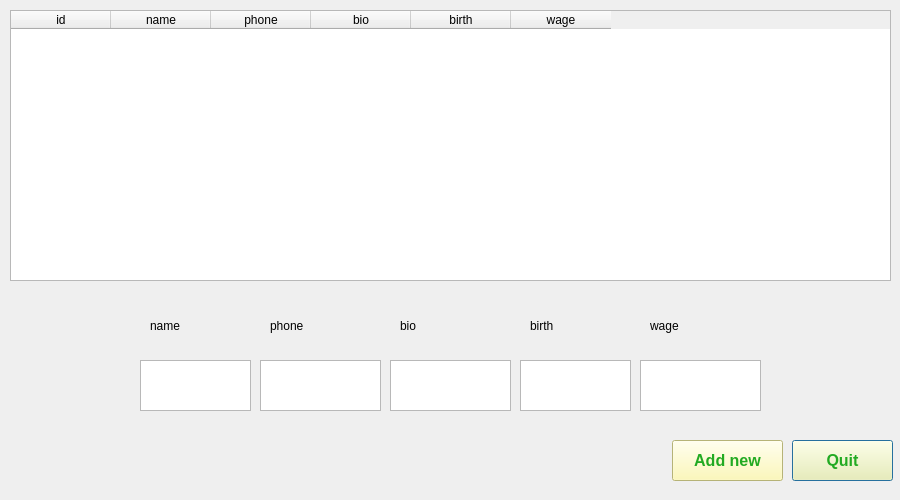
<?xml version="1.0" encoding="UTF-8"?>
<ui version="4.0">
 <class>Dialog</class>
 <widget class="QDialog" name="Dialog">
  <property name="geometry">
   <rect>
    <x>0</x>
    <y>0</y>
    <width>900</width>
    <height>500</height>
   </rect>
  </property>
  <property name="windowTitle">
   <string>DB housestaff</string>
  </property>
  <widget class="QTableWidget" name="tableWidget">
   <property name="geometry">
    <rect>
     <x>10</x>
     <y>10</y>
     <width>881</width>
     <height>271</height>
    </rect>
   </property>
   <column>
    <property name="text">
     <string>id</string>
    </property>
   </column>
   <column>
    <property name="text">
     <string>name</string>
    </property>
   </column>
   <column>
    <property name="text">
     <string>phone</string>
    </property>
   </column>
   <column>
    <property name="text">
     <string>bio</string>
    </property>
   </column>
   <column>
    <property name="text">
     <string>birth</string>
    </property>
   </column>
   <column>
    <property name="text">
     <string>wage</string>
    </property>
   </column>
  </widget>
  <widget class="QPushButton" name="btn">
   <property name="geometry">
    <rect>
     <x>792</x>
     <y>440</y>
     <width>101</width>
     <height>41</height>
    </rect>
   </property>
   <property name="font">
    <font>
     <pointsize>12</pointsize>
     <weight>75</weight>
     <bold>true</bold>
    </font>
   </property>
   <property name="styleSheet">
    <string notr="true">color: rgb(34, 170, 34);
background-color: rgb(255, 249, 165);</string>
   </property>
   <property name="text">
    <string>Quit</string>
   </property>
  </widget>
  <widget class="QPushButton" name="btn1">
   <property name="geometry">
    <rect>
     <x>672</x>
     <y>440</y>
     <width>111</width>
     <height>41</height>
    </rect>
   </property>
   <property name="font">
    <font>
     <pointsize>12</pointsize>
     <weight>75</weight>
     <bold>true</bold>
    </font>
   </property>
   <property name="styleSheet">
    <string notr="true">color: rgb(34, 170, 34);
background-color: rgb(255, 250, 166);</string>
   </property>
   <property name="text">
    <string>Add new</string>
   </property>
  </widget>
  <widget class="QTextEdit" name="nametext">
   <property name="geometry">
    <rect>
     <x>140</x>
     <y>360</y>
     <width>111</width>
     <height>51</height>
    </rect>
   </property>
   <property name="styleSheet">
    <string notr="true">font: 12pt &quot;MS Shell Dlg 2&quot;;</string>
   </property>
  </widget>
  <widget class="QTextEdit" name="phonetext">
   <property name="geometry">
    <rect>
     <x>260</x>
     <y>360</y>
     <width>121</width>
     <height>51</height>
    </rect>
   </property>
   <property name="styleSheet">
    <string notr="true">font: 12pt &quot;MS Shell Dlg 2&quot;;</string>
   </property>
  </widget>
  <widget class="QTextEdit" name="biotext">
   <property name="geometry">
    <rect>
     <x>390</x>
     <y>360</y>
     <width>121</width>
     <height>51</height>
    </rect>
   </property>
   <property name="styleSheet">
    <string notr="true">font: 12pt &quot;MS Shell Dlg 2&quot;;</string>
   </property>
  </widget>
  <widget class="QTextEdit" name="birthtext">
   <property name="geometry">
    <rect>
     <x>520</x>
     <y>360</y>
     <width>111</width>
     <height>51</height>
    </rect>
   </property>
   <property name="styleSheet">
    <string notr="true">font: 12pt &quot;MS Shell Dlg 2&quot;;</string>
   </property>
  </widget>
  <widget class="QTextEdit" name="wagetext">
   <property name="geometry">
    <rect>
     <x>640</x>
     <y>360</y>
     <width>121</width>
     <height>51</height>
    </rect>
   </property>
   <property name="styleSheet">
    <string notr="true">font: 12pt &quot;MS Shell Dlg 2&quot;;</string>
   </property>
  </widget>
  <widget class="QLabel" name="label_2">
   <property name="geometry">
    <rect>
     <x>150</x>
     <y>310</y>
     <width>101</width>
     <height>31</height>
    </rect>
   </property>
   <property name="styleSheet">
    <string notr="true">font: 12pt &quot;MS Shell Dlg 2&quot;;</string>
   </property>
   <property name="text">
    <string>name</string>
   </property>
  </widget>
  <widget class="QLabel" name="label_3">
   <property name="geometry">
    <rect>
     <x>270</x>
     <y>310</y>
     <width>101</width>
     <height>31</height>
    </rect>
   </property>
   <property name="styleSheet">
    <string notr="true">font: 12pt &quot;MS Shell Dlg 2&quot;;</string>
   </property>
   <property name="text">
    <string>phone</string>
   </property>
  </widget>
  <widget class="QLabel" name="label_4">
   <property name="geometry">
    <rect>
     <x>400</x>
     <y>310</y>
     <width>101</width>
     <height>31</height>
    </rect>
   </property>
   <property name="styleSheet">
    <string notr="true">font: 12pt &quot;MS Shell Dlg 2&quot;;</string>
   </property>
   <property name="text">
    <string>bio</string>
   </property>
  </widget>
  <widget class="QLabel" name="label_5">
   <property name="geometry">
    <rect>
     <x>530</x>
     <y>310</y>
     <width>101</width>
     <height>31</height>
    </rect>
   </property>
   <property name="styleSheet">
    <string notr="true">font: 12pt &quot;MS Shell Dlg 2&quot;;</string>
   </property>
   <property name="text">
    <string>birth</string>
   </property>
  </widget>
  <widget class="QLabel" name="label_6">
   <property name="geometry">
    <rect>
     <x>650</x>
     <y>310</y>
     <width>101</width>
     <height>31</height>
    </rect>
   </property>
   <property name="styleSheet">
    <string notr="true">font: 12pt &quot;MS Shell Dlg 2&quot;;</string>
   </property>
   <property name="text">
    <string>wage</string>
   </property>
  </widget>
 </widget>
 <resources/>
 <connections/>
</ui>
